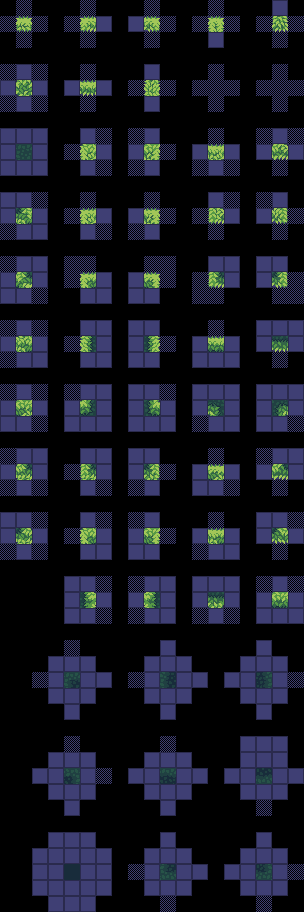

Tiled map render using the project's own tile images. Description and the map definition, with tile-layer contents summarised, below:
An orthogonal 19x57 tile map with 16x16 px tiles, 4 tile layers (regions_input, regions_output, input_proto, output_jungle), 2 tilesets.

<map version="1.5" tiledversion="1.7.2" orientation="orthogonal" renderorder="right-down" width="19" height="57" tilewidth="16" tileheight="16" infinite="0" nextlayerid="5" nextobjectid="1">
 <tileset firstgid="1" source="prototype.tsx" />
 <tileset firstgid="15" source="Jungle.tsx" />
 <layer id="1" name="regions_input" width="19" height="57">
  <data>[1083 cells, 480 non-empty, 1 distinct tile ids]</data>
 </layer>
 <layer id="4" name="regions_output" width="19" height="57">
  <data>[1083 cells, 58 non-empty, 1 distinct tile ids]</data>
 </layer>
 <layer id="2" name="input_proto" width="19" height="57">
  <data>[1083 cells, 417 non-empty, 2 distinct tile ids]</data>
 </layer>
 <layer id="3" name="output_jungle" width="19" height="57">
  <data>[1083 cells, 56 non-empty, 56 distinct tile ids]</data>
 </layer>
</map>
